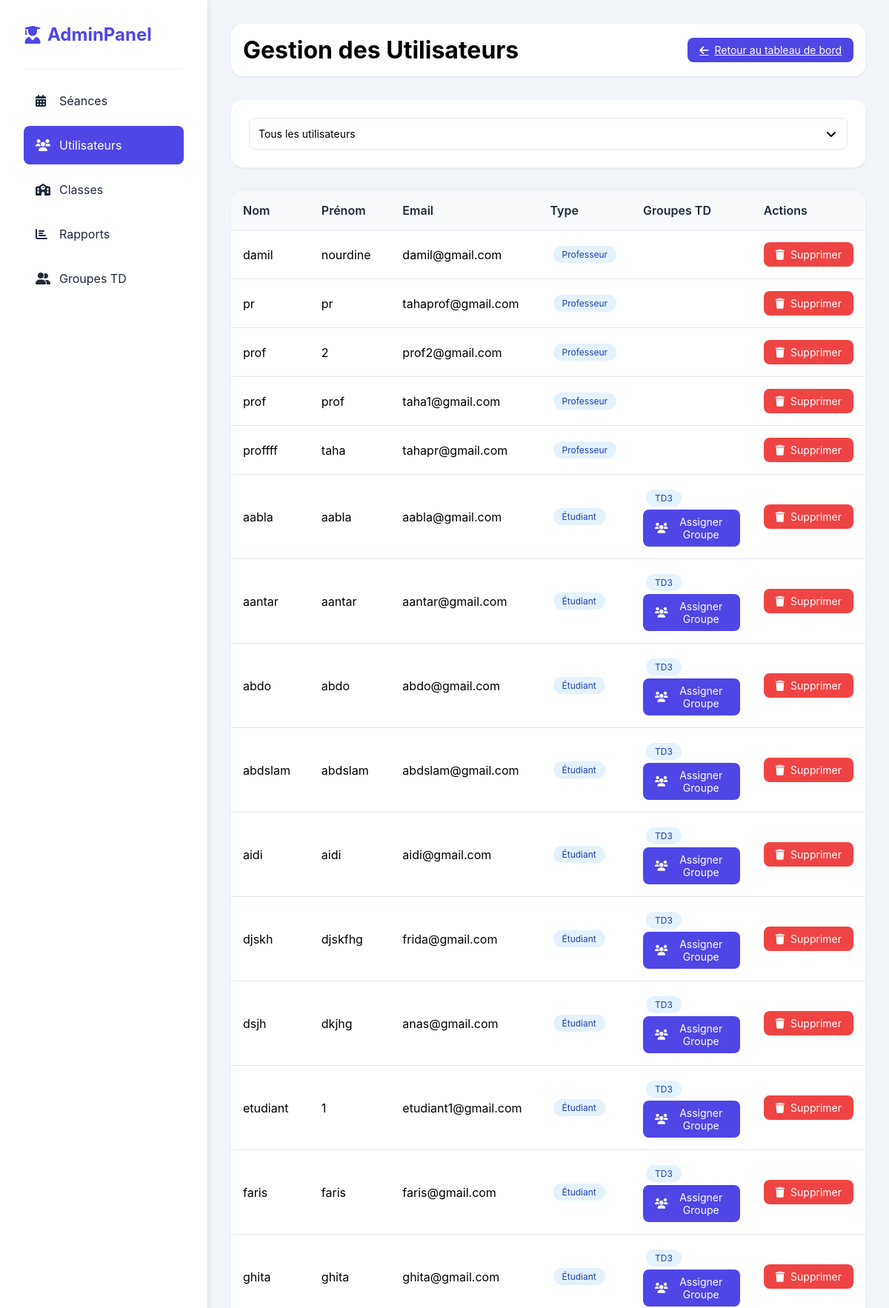
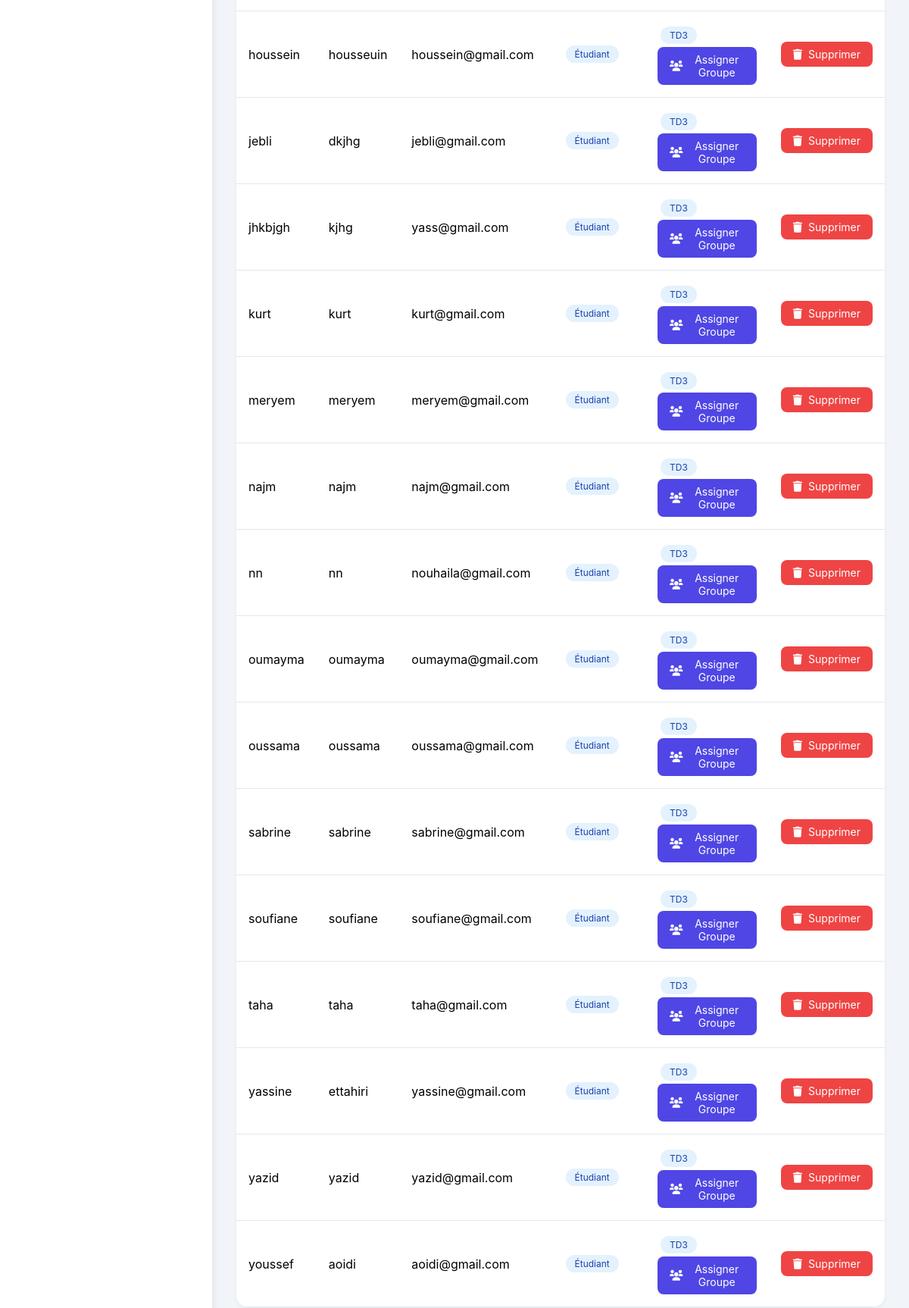
Page /admin/users.php (signed in, upper part) on the committed database (2 pictures, top to bottom).
### tables this page shows
CREATE TABLE `users` (
  `id` int(11) NOT NULL,
  `username` varchar(50) NOT NULL,
  `password` varchar(255) NOT NULL,
  `email` varchar(100) NOT NULL,
  `user_type` enum('admin','professeur','etudiant') NOT NULL,
  `nom` varchar(50) NOT NULL,
  `prenom` varchar(50) NOT NULL,
  `photo_url` varchar(255) DEFAULT NULL,
  `created_at` timestamp NOT NULL DEFAULT current_timestamp()
);

### admin/users.php (the view, shortened to what this page needs)
<?php
require_once '../config/database.php';
try {
    $stmt = $conn->prepare("
        SELECT u.*,
               GROUP_CONCAT(DISTINCT g.nom_groupe) as groupes_td
        FROM users u
        LEFT JOIN groupes_td_etudiants gte ON u.id = gte.id_etudiant
        LEFT JOIN groupes_td g ON gte.id_groupe_td = g.id
        WHERE u.id != :current_user_id
        GROUP BY u.id, u.nom, u.prenom, u.email, u.user_type, u.photo_url
        ORDER BY u.user_type, u.nom, u.prenom
    ");
    $stmt->bindValue(':current_user_id', $_SESSION['user_id'], PDO::PARAM_INT);
    $stmt->execute();
    $users = $stmt->fetchAll(PDO::FETCH_ASSOC);
} catch(PDOException $e) {
    echo '<div class="error-message">Erreur lors de la récupération des utilisateurs : ' . htmlspecialchars($e->getMessage()) . '</div>';
    $users = [];
    $groupes_td = [];
}
?>
<!DOCTYPE html>
<html lang="fr">
<head>
    <link href="https://cdnjs.cloudflare.com/ajax/libs/font-awesome/6.0.0/css/all.min.css" rel="stylesheet">
</head>
<body>
    <aside class="sidebar">
        <div class="sidebar-header">
            <a href="dashboard.php" class="sidebar-logo">
                <i class="fas fa-user-graduate"></i>
                <span>AdminPanel</span>
            </a>
        </div>
        <nav class="sidebar-nav">
            <a href="seances.php" class="nav-link">
                <i class="fas fa-calendar-alt"></i>
                <span>Séances</span>
            </a>
            <a href="users.php" class="nav-link active">
                <i class="fas fa-users"></i>
                <span>Utilisateurs</span>
            </a>
            <a href="classes.php" class="nav-link">
                <i class="fas fa-school"></i>
                <span>Classes</span>
            </a>
            <a href="reports.php" class="nav-link">
                <i class="fas fa-chart-bar"></i>
                <span>Rapports</span>
            </a>
            <a href="creer_groupe.php" class="nav-link">
                <i class="fas fa-user-friends"></i>
                <span>Groupes TD</span>
            </a>
        </nav>
    </aside>
    <main class="main-content">
        <div class="top-bar">
            <h1 class="section-title">Gestion des Utilisateurs</h1>
            <a href="dashboard.php" class="btn btn-primary">
                <i class="fas fa-arrow-left"></i>
                Retour au tableau de bord
            </a>
        </div>
        <div class="filter-card">
            <div class="select-container">
                <select id="typeFilter" onchange="filterUsers()">
                    <option value="">Tous les utilisateurs</option>
                </select>
            </div>
        </div>
        <div class="table-container">
            <table class="table">
                <thead>
                    <tr>
                        <th>Nom</th>
                        <th>Prénom</th>
                        <th>Email</th>
                        <th>Type</th>
                        <th>Groupes TD</th>
                        <th>Actions</th>
                    </tr>
                </thead>
                <tbody>
                    <?php foreach ($users as $user): ?>
                        <tr data-user-type="<?php echo htmlspecialchars($user['user_type']); ?>">
                            <td><?php echo htmlspecialchars($user['nom']); ?></td>
                            <td><?php echo htmlspecialchars($user['prenom']); ?></td>
                            <td><?php echo htmlspecialchars($user['email']); ?></td>
                            <td>
                                <span class="groupe-badge">
                                    <?php
                                    switch($user['user_type']) {
                                        case 'professeur':
                                            echo 'Professeur';
                                            break;
                                        case 'etudiant':
                                            echo 'Étudiant';
                                            break;
                                    }
                                    ?>
                                </span>
                            </td>
                            <td>
                                <?php if ($user['user_type'] === 'etudiant'): ?>
                                    <?php if (!empty($user['groupes_td'])): ?>
                                        <?php foreach(explode(',', $user['groupes_td']) as $groupe): ?>
                                            <span class="groupe-badge">
                                                <?php echo htmlspecialchars(trim($groupe)); ?>
                                            </span>
                                        <?php endforeach; ?>
                                    <?php endif; ?>
                                    <button onclick="assignerGroupe(<?php echo $user['id']; ?>)" class="btn btn-primary">
                                        <i class="fas fa-users"></i> Assigner Groupe
                                    </button>
                                <?php endif; ?>
                            </td>
                            <td>
                                <button onclick="deleteUser(<?php echo $user['id']; ?>)" class="btn btn-danger">
                                    <i class="fas fa-trash"></i> Supprimer
                                </button>
                            </td>
                        </tr>
                    <?php endforeach; ?>
                </tbody>
            </table>
        </div>
    </main>
</body>
</html>

### admin/users.php (style rules this page uses)
:root { --primary: #4f46e5; --primary-dark: #4338ca; --secondary: #0ea5e9; --success: #22c55e; --warning: #eab308; --danger: #ef4444; --dark: #1e293b; --light: #f1f5f9; --white: #ffffff; --sidebar-width: 280px; }
* { margin: 0; padding: 0; box-sizing: border-box; font-family: 'Inter', -apple-system, BlinkMacSystemFont, sans-serif; }
body { background-color: var(--light); min-height: 100vh; }
.sidebar { position: fixed; left: 0; top: 0; bottom: 0; width: var(--sidebar-width); background-color: var(--white); padding: 2rem; box-shadow: 0 0 10px rgba(0,0,0,0.1); z-index: 100; }
.sidebar-header { padding-bottom: 2rem; border-bottom: 1px solid var(--light); }
.sidebar-logo { font-size: 1.5rem; font-weight: 700; color: var(--primary); text-decoration: none; display: flex; align-items: center; gap: 0.5rem; }
.nav-link { display: flex; align-items: center; padding: 1rem; color: var(--dark); text-decoration: none; border-radius: 0.5rem; margin: 0.5rem 0; transition: all 0.3s ease; }
.nav-link i { width: 20px; margin-right: 0.75rem; }
.nav-link:hover, .nav-link.active { background-color: var(--primary); color: var(--white); }
.sidebar-nav { margin-top: 1rem; }
.main-content { margin-left: var(--sidebar-width); padding: 2rem; }
.top-bar { display: flex; justify-content: space-between; align-items: center; margin-bottom: 2rem; padding: 1rem; background-color: var(--white); border-radius: 1rem; box-shadow: 0 2px 4px rgba(0,0,0,0.05); }
.filter-card { background-color: var(--white); padding: 1.5rem; border-radius: 1rem; box-shadow: 0 2px 4px rgba(0,0,0,0.05); margin-bottom: 2rem; display: flex; align-items: center; gap: 1rem; }
.select-container { position: relative; flex: 1; }
select { width: 100%; padding: 0.75rem; border: 1px solid #e2e8f0; border-radius: 0.5rem; appearance: none; background-color: var(--white); font-size: 0.875rem; cursor: pointer; }
.select-container::after { content: '\f107'; font-family: 'Font Awesome 5 Free'; font-weight: 900; position: absolute; right: 1rem; top: 50%; transform: translateY(-50%); pointer-events: none; }
.table-container { background-color: var(--white); border-radius: 1rem; box-shadow: 0 2px 4px rgba(0,0,0,0.05); overflow: hidden; }
.table { width: 100%; border-collapse: collapse; }
.table th, .table td { padding: 1rem; text-align: left; border-bottom: 1px solid #e2e8f0; }
.table th { background-color: #f8fafc; font-weight: 600; color: var(--dark); }
.groupe-badge { display: inline-block; padding: 0.25rem 0.75rem; background-color: #e3f2fd; color: #1e40af; border-radius: 9999px; font-size: 0.75rem; margin: 0.25rem; }
.btn { padding: 0.5rem 1rem; border: none; border-radius: 0.5rem; cursor: pointer; font-size: 0.875rem; transition: all 0.3s ease; display: inline-flex; align-items: center; gap: 0.5rem; }
.btn-primary { background-color: var(--primary); color: var(--white); }
.btn-danger { background-color: var(--danger); color: var(--white); }

### rows in the picture
users: nom "damil", prenom "nourdine", email "damil@gmail.com", user_type "Professeur"
users: nom "pr", prenom "pr", email "tahaprof@gmail.com", user_type "Professeur"
users: nom "prof", prenom "2", email "prof2@gmail.com", user_type "Professeur"
users: nom "prof", prenom "prof", email "taha1@gmail.com", user_type "Professeur"
users: nom "proffff", prenom "taha", email "tahapr@gmail.com", user_type "Professeur"
users: nom "aabla", prenom "aabla", email "aabla@gmail.com", user_type "Étudiant", groupe "TD3"
users: nom "aantar", prenom "aantar", email "aantar@gmail.com", user_type "Étudiant", groupe "TD3"
users: nom "abdo", prenom "abdo", email "abdo@gmail.com", user_type "Étudiant", groupe "TD3"
users: nom "abdslam", prenom "abdslam", email "abdslam@gmail.com", user_type "Étudiant", groupe "TD3"
users: nom "aidi", prenom "aidi", email "aidi@gmail.com", user_type "Étudiant", groupe "TD3"
users: nom "djskh", prenom "djskfhg", email "frida@gmail.com", user_type "Étudiant", groupe "TD3"
users: nom "dsjh", prenom "dkjhg", email "anas@gmail.com", user_type "Étudiant", groupe "TD3"
users: nom "etudiant", prenom "1", email "etudiant1@gmail.com", user_type "Étudiant", groupe "TD3"
users: nom "faris", prenom "faris", email "faris@gmail.com", user_type "Étudiant", groupe "TD3"
users: nom "ghita", prenom "ghita", email "ghita@gmail.com", user_type "Étudiant", groupe "TD3"
users: nom "houssein", prenom "housseuin", email "houssein@gmail.com", user_type "Étudiant", groupe "TD3"
users: nom "jebli", prenom "dkjhg", email "jebli@gmail.com", user_type "Étudiant", groupe "TD3"
users: nom "jhkbjgh", prenom "kjhg", email "yass@gmail.com", user_type "Étudiant", groupe "TD3"
users: nom "kurt", prenom "kurt", email "kurt@gmail.com", user_type "Étudiant", groupe "TD3"
users: nom "meryem", prenom "meryem", email "meryem@gmail.com", user_type "Étudiant", groupe "TD3"
users: nom "najm", prenom "najm", email "najm@gmail.com", user_type "Étudiant", groupe "TD3"
users: nom "nn", prenom "nn", email "nouhaila@gmail.com", user_type "Étudiant", groupe "TD3"
users: nom "oumayma", prenom "oumayma", email "oumayma@gmail.com", user_type "Étudiant", groupe "TD3"
users: nom "oussama", prenom "oussama", email "oussama@gmail.com", user_type "Étudiant", groupe "TD3"
users: nom "sabrine", prenom "sabrine", email "sabrine@gmail.com", user_type "Étudiant", groupe "TD3"
users: nom "soufiane", prenom "soufiane", email "soufiane@gmail.com", user_type "Étudiant", groupe "TD3"
users: nom "taha", prenom "taha", email "taha@gmail.com", user_type "Étudiant", groupe "TD3"
users: nom "yassine", prenom "ettahiri", email "yassine@gmail.com", user_type "Étudiant", groupe "TD3"
users: nom "yazid", prenom "yazid", email "yazid@gmail.com", user_type "Étudiant", groupe "TD3"
users: nom "youssef", prenom "aoidi", email "aoidi@gmail.com", user_type "Étudiant", groupe "TD3"
